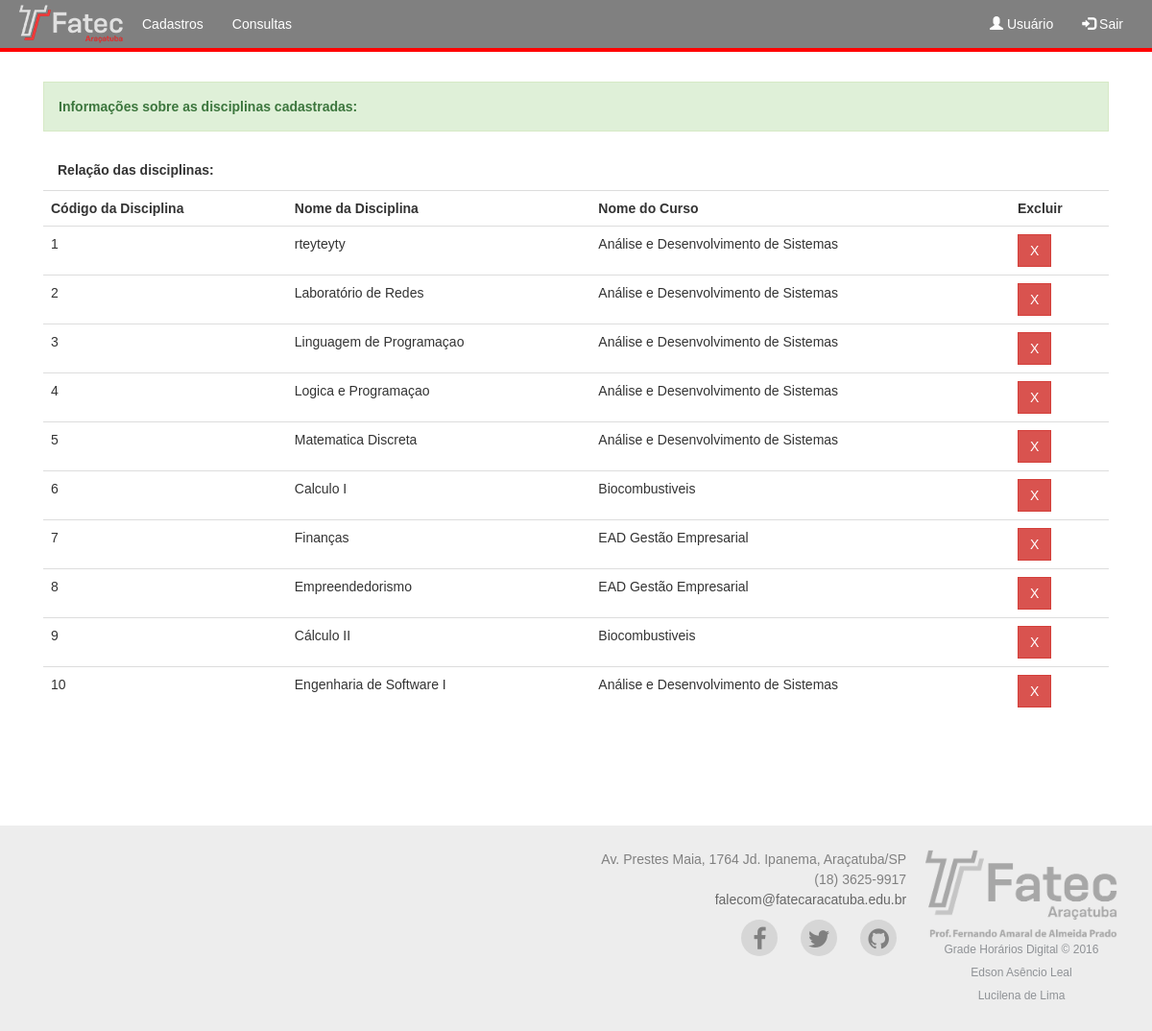
Page /disciplinas.php on the committed database.
### tables this page shows
CREATE TABLE `disciplina` (
  `cod_disc` int(5) NOT NULL,
  `nome_disc` varchar(150) NOT NULL,
  `curso_disc` varchar(150) NOT NULL
);

### disciplinas.php (the view, shortened to what this page needs)
<?php
    include("conexao.php");
    $consulta = "SELECT * FROM disciplina";
    $con = $mysqli->query($consulta) or die($mysqli->error);
?>
<!DOCTYPE html>
<html lang="pt-br">
<head>
    <link href="css/bootstrap.min.css" rel="stylesheet">
    <link rel="stylesheet" href="css/font-awesome.min.css">
    <link rel="stylesheet" href="css/demo.css">
	<link rel="stylesheet" href="css/footer-distributed-with-address-and-phones.css">
	<link rel="stylesheet" href="mdl/material.min.css">
	<link href="css/hover.css" rel="stylesheet" media="all">
</head>
<body>
    <nav class="navbar navbar-inverse navbar-fixed-top" role="navigation" >
        <div class="container">
            <div class="navbar-header">
                <a class="navbar-brand" href="index.html">
                    <img src="png/fatec-small.png" alt="">
                </a>
            </div>
            <div class="collapse navbar-collapse" id="bs-example-navbar-collapse-1">
                <ul class="nav navbar-nav">
                    <li>
                        <a href="cadastro.html">Cadastros</a>
                    </li>
                    <li>
                        <a href="consulta.html">Consultas</a>
                    </li>
                </ul>
                <ul class="nav navbar-nav navbar-right">
				      <li><a href="#"><span class="glyphicon glyphicon-user"></span> Usuário</a></li>
				      <li><a href="#"><span class="glyphicon glyphicon-log-in"></span> Sair</a></li>
    			</ul>
            </div>
        </div>
    </nav>
		<div class="container">
		<div class="panel-body col-xs-12 col-md-12">
            <div class="alert alert-success">
              <b>Informações sobre as disciplinas cadastradas:</b>
            </div>
			  <div class="panel-heading"><b>Relação das disciplinas:</b></div>
            <table class="table">
                <tr>
                    <td><b>Código da Disciplina</b></td>
                    <td><b>Nome da Disciplina</b></td>
                    <td><b>Nome do Curso</b></td>
                    <td><b>Excluir</b></td>
                </tr>
                <?php while ($dado = $con->fetch_array()){ ?>
                <tr>
                    <td><?php echo $dado["cod_disc"]; ?></td>
                    <td><?php echo $dado["nome_disc"]; ?></td>
                    <td><?php echo $dado["curso_disc"]; ?></td>
                    <td><button class="btn btn-danger">X</button></td>
                </tr>
                <?php }?>
            </table>
          </div>
		</div>
    <footer class="footer-distributed">
			<div class="footer-center">
				<div>
					<span>Av. Prestes Maia, 1764 </span>Jd. Ipanema, Araçatuba/SP
				</div>
				<div>
					(18) 3625-9917
				</div>
				<div>
					<a href="mailto:support@company.com">falecom@fatecaracatuba.edu.br</a>
				</div>
					<a href="#"><i class="fa fa-facebook"></i></a>
					<a href="#"><i class="fa fa-twitter"></i></a>
					<a href="#"><i class="fa fa-github"></i></a>
			</div>
			<div class="footer-right">
				<img src="png/fatec.png" width="200px">
				<p class="footer-company-name">Grade Horários Digital &copy; 2016
                <br>Edson Asêncio Leal
                <br>Lucilena de Lima</p>
			</div>
		</footer>
</body>
</html>

### css/demo.css (style rules this page uses)
* { padding:0; margin:0; }
html { background-color: #eaf0f2; }
body { font:14px/1.5 Arial, Helvetica, sans-serif; }
footer { position: fixed; bottom: 0; }

### css/footer-distributed-with-address-and-phones.css (style rules this page uses)
.footer-distributed { background-color: #ededed; box-shadow: 0 1px 1px 0 rgba(0, 0, 0, 0.12); box-sizing: border-box; width: 100%; text-align: right; font: 14px/1.5 Arial, Helvetica, sans-serif; color: gray; padding: 25px 20px; margin-top: 80px; }
.footer-distributed .footer-left, .footer-distributed .footer-center, .footer-distributed .footer-right { display: inline-block; vertical-align: top; }
.footer-distributed .footer-company-name { color: #8f9296; font-size: 12px; font-weight: normal; margin: 0; }
.footer-distributed .footer-center { width: 40%; }
.footer-distributed .footer-center i { background-color: #d6d6d6; color: gray; font-size: 25px; width: 38px; height: 38px; border-radius: 50%; text-align: center; line-height: 42px; margin: 10px 10px; vertical-align: middle; }
.footer-distributed .footer-right { width: 20%; text-align: center; }

### disciplinas.php (style rules this page uses)
body { padding-top: 70px; }

### rows in the picture
disciplina: cod_disc "1", nome_disc "rteyteyty", curso_disc "Análise e Desenvolvimento de Sistemas"
disciplina: cod_disc "2", nome_disc "Laboratório de Redes", curso_disc "Análise e Desenvolvimento de Sistemas"
disciplina: cod_disc "3", nome_disc "Linguagem de Programaçao", curso_disc "Análise e Desenvolvimento de Sistemas"
disciplina: cod_disc "4", nome_disc "Logica e Programaçao", curso_disc "Análise e Desenvolvimento de Sistemas"
disciplina: cod_disc "5", nome_disc "Matematica Discreta", curso_disc "Análise e Desenvolvimento de Sistemas"
disciplina: cod_disc "6", nome_disc "Calculo I", curso_disc "Biocombustiveis"
disciplina: cod_disc "7", nome_disc "Finanças", curso_disc "EAD Gestão Empresarial"
disciplina: cod_disc "8", nome_disc "Empreendedorismo", curso_disc "EAD Gestão Empresarial"
disciplina: cod_disc "9", nome_disc "Cálculo II", curso_disc "Biocombustiveis"
disciplina: cod_disc "10", nome_disc "Engenharia de Software I", curso_disc "Análise e Desenvolvimento de Sistemas"
